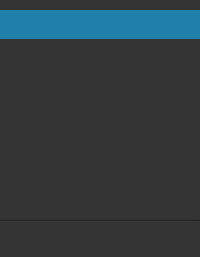
     <widget class="QFrame" name="frame">
      <property name="sizePolicy">
       <sizepolicy hsizetype="Preferred" vsizetype="Expanding">
        <horstretch>0</horstretch>
        <verstretch>0</verstretch>
       </sizepolicy>
      </property>
      <property name="minimumSize">
       <size>
        <width>0</width>
        <height>0</height>
       </size>
      </property>
      <property name="styleSheet">
       <string notr="true">background-color: #333;</string>
      </property>
      <property name="frameShape">
       <enum>QFrame::NoFrame</enum>
      </property>
      <property name="frameShadow">
       <enum>QFrame::Plain</enum>
      </property>
      <property name="lineWidth">
       <number>0</number>
      </property>
      <layout class="QVBoxLayout" name="verticalLayout_18">
       <property name="spacing">
        <number>5</number>
       </property>
       <property name="leftMargin">
        <number>0</number>
       </property>
       <property name="topMargin">
        <number>10</number>
       </property>
       <property name="rightMargin">
        <number>0</number>
       </property>
       <property name="bottomMargin">
        <number>0</number>
       </property>
       <item>
        <widget class="QToolButton" name="disButton_2">
         <property name="sizePolicy">
          <sizepolicy hsizetype="Preferred" vsizetype="Fixed">
           <horstretch>0</horstretch>
           <verstretch>0</verstretch>
          </sizepolicy>
         </property>
         <property name="toolTip">
          <string notr="true">Disassembly</string>
         </property>
         <property name="styleSheet">
          <string notr="true">QToolButton { /* all types of tool button */
     border: 5px solid #333;
     border-left: 10px solid #333;
	 border-right: 10px solid #333;
     border-radius: 0px;
     background-color: #333;
 }

QToolButton:hover {
     border: 5px solid #444;
     border-radius: 0px;
     background-color: #444;
 }

QToolButton:checked {
     border: 5px solid #2180a9;
     border-radius: 0px;
     background-color: #2180a9;
}

QToolTip {
	background-color: #444;
	border: 3px solid #444;
	color: rgb(232, 232, 232);
}</string>
         </property>
         <property name="text">
          <string notr="true"/>
         </property>
         <property name="icon">
          <iconset resource="../resources.qrc">
           <normaloff>:/new/prefix1/img/icons/disas_light.png</normaloff>
           <activeon>:/new/prefix1/img/icons/disas_white.png</activeon>:/new/prefix1/img/icons/disas_light.png</iconset>
         </property>
         <property name="checkable">
          <bool>true</bool>
         </property>
         <property name="checked">
          <bool>true</bool>
         </property>
         <property name="autoExclusive">
          <bool>false</bool>
         </property>
         <attribute name="buttonGroup">
          <string notr="true">buttonGroup</string>
         </attribute>
        </widget>
       </item>
       <item>
        <widget class="QToolButton" name="graphButton_2">
         <property name="sizePolicy">
          <sizepolicy hsizetype="Preferred" vsizetype="Fixed">
           <horstretch>0</horstretch>
           <verstretch>0</verstretch>
          </sizepolicy>
         </property>
         <property name="toolTip">
          <string notr="true">Graph</string>
         </property>
         <property name="styleSheet">
          <string notr="true">QToolButton { /* all types of tool button */
     border: 5px solid #333;
     border-left: 10px solid #333;
	 border-right: 10px solid #333;
     border-radius: 0px;
     background-color: #333;
 }

QToolButton:hover {
     border: 5px solid #444;
     border-radius: 0px;
     background-color: #444;
 }

QToolButton:checked {
     border: 5px solid #2180a9;
     border-radius: 0px;
     background-color: #2180a9;
}

QToolTip {
	background-color: #444;
	border: 3px solid #444;
	color: rgb(232, 232, 232);
}</string>
         </property>
         <property name="text">
          <string/>
         </property>
         <property name="icon">
          <iconset resource="../resources.qrc">
           <normaloff>:/new/prefix1/img/icons/graph_light.png</normaloff>
           <activeon>:/new/prefix1/img/icons/graph_white.png</activeon>:/new/prefix1/img/icons/graph_light.png</iconset>
         </property>
         <property name="checkable">
          <bool>true</bool>
         </property>
         <property name="autoExclusive">
          <bool>false</bool>
         </property>
         <attribute name="buttonGroup">
          <string notr="true">buttonGroup</string>
         </attribute>
        </widget>
       </item>
       <item>
        <widget class="QToolButton" name="hexButton_2">
         <property name="sizePolicy">
          <sizepolicy hsizetype="Preferred" vsizetype="Fixed">
           <horstretch>0</horstretch>
           <verstretch>0</verstretch>
          </sizepolicy>
         </property>
         <property name="toolTip">
          <string notr="true">Hexdump</string>
         </property>
         <property name="styleSheet">
          <string notr="true">QToolButton { /* all types of tool button */
     border: 5px solid #333;
     border-left: 10px solid #333;
	 border-right: 10px solid #333;
     border-radius: 0px;
     background-color: #333;
 }

QToolButton:hover {
     border: 5px solid #444;
     border-radius: 0px;
     background-color: #444;
 }

QToolButton:checked {
     border: 5px solid #2180a9;
     border-radius: 0px;
     background-color: #2180a9;
}

QToolTip {
	background-color: #444;
	border: 3px solid #444;
	color: rgb(232, 232, 232);
}</string>
         </property>
         <property name="text">
          <string/>
         </property>
         <property name="icon">
          <iconset resource="../resources.qrc">
           <normaloff>:/new/prefix1/img/icons/hexdump_light.png</normaloff>
           <activeon>:/new/prefix1/img/icons/hexdump_white.png</activeon>:/new/prefix1/img/icons/hexdump_light.png</iconset>
         </property>
         <property name="checkable">
          <bool>true</bool>
         </property>
         <property name="autoExclusive">
          <bool>false</bool>
         </property>
         <attribute name="buttonGroup">
          <string notr="true">buttonGroup</string>
         </attribute>
        </widget>
       </item>
       <item>
        <spacer name="verticalSpacer_6">
         <property name="orientation">
          <enum>Qt::Vertical</enum>
         </property>
         <property name="sizeHint" stdset="0">
          <size>
           <width>20</width>
           <height>40</height>
          </size>
         </property>
        </spacer>
       </item>
       <item>
        <widget class="QToolButton" name="previewToolButton_2">
         <property name="toolTip">
          <string notr="true">Show/Hide preview panel</string>
         </property>
         <property name="styleSheet">
          <string notr="true">QToolButton { /* all types of tool button */
     border: 5px solid #333;
     border-left: 10px solid #333;
	 border-right: 10px solid #333;
     border-radius: 0px;
     background-color: #333;
 }

QToolButton:hover {
     border: 5px solid #444;
     border-left: 10px solid #444;
	 border-right: 10px solid #444;
     border-radius: 0px;
     background-color: #444;
 }

QToolButton:pressed {
     border: 5px solid #2180a9;
     border-left: 10px solid #2180a9;
	 border-right: 10px solid #2180a9;
     border-radius: 0px;
     background-color: #2180a9;
}

QToolButton:checkeds {
     border: 5px solid #2180a9;
     border-left: 10px solid #2180a9;
	 border-right: 10px solid #2180a9;
     border-radius: 0px;
     background-color: #2180a9;
}

QToolTip {
	background-color: #444;
	border: 3px solid #444;
	color: rgb(232, 232, 232);
}</string>
         </property>
         <property name="text">
          <string notr="true"/>
         </property>
         <property name="icon">
          <iconset resource="../resources.qrc">
           <normaloff>:/new/prefix1/img/icons/eye.png</normaloff>
           <activeon>:/new/prefix1/img/icons/eye_white.png</activeon>:/new/prefix1/img/icons/eye.png</iconset>
         </property>
         <property name="checkable">
          <bool>true</bool>
         </property>
         <property name="checked">
          <bool>true</bool>
         </property>
        </widget>
       </item>
       <item>
        <widget class="QToolButton" name="memSideToolButton">
         <property name="toolTip">
          <string notr="true">Show/Hide memory sidebar</string>
         </property>
         <property name="styleSheet">
          <string notr="true">QToolButton { /* all types of tool button */
     border: 5px solid #333;
     border-left: 10px solid #333;
	 border-right: 10px solid #333;
     border-radius: 0px;
     background-color: #333;
 }

QToolButton:hover {
     border: 5px solid #444;
     border-left: 10px solid #444;
	 border-right: 10px solid #444;
     border-radius: 0px;
     background-color: #444;
 }

QToolButton:pressed {
     border: 5px solid #2180a9;
     border-left: 10px solid #2180a9;
	 border-right: 10px solid #2180a9;
     border-radius: 0px;
     background-color: #2180a9;
}

QToolButton:checkeds {
     border: 5px solid #2180a9;
     border-left: 10px solid #2180a9;
	 border-right: 10px solid #2180a9;
     border-radius: 0px;
     background-color: #2180a9;
}

QToolTip {
	background-color: #444;
	border: 3px solid #444;
	color: rgb(232, 232, 232);
}</string>
         </property>
         <property name="text">
          <string notr="true"/>
         </property>
         <property name="icon">
          <iconset resource="../resources.qrc">
           <normaloff>:/new/prefix1/img/icons/right.png</normaloff>:/new/prefix1/img/icons/right.png</iconset>
         </property>
         <property name="checkable">
          <bool>true</bool>
         </property>
        </widget>
       </item>
       <item>
        <widget class="Line" name="line">
         <property name="orientation">
          <enum>Qt::Horizontal</enum>
         </property>
        </widget>
       </item>
       <item>
        <widget class="QToolButton" name="memSettingsButton_2">
         <property name="toolTip">
          <string notr="true">Settings</string>
         </property>
         <property name="styleSheet">
          <string notr="true">QToolButton { /* all types of tool button */
     border: 5px solid #333;
     border-left: 10px solid #333;
	 border-right: 10px solid #333;
     border-radius: 0px;
     background-color: #333;
 }

QToolButton:hover {
     border: 5px solid #444;
     border-radius: 0px;
     background-color: #444;
 }

QToolButton:pressed {
     border: 5px solid #2180a9;
     border-radius: 0px;
     background-color: #2180a9;
}

QToolTip {
	background-color: #444;
	border: 3px solid #444;
	color: rgb(232, 232, 232);
}</string>
         </property>
         <property name="text">
          <string/>
         </property>
         <property name="icon">
          <iconset resource="../resources.qrc">
           <normaloff>:/new/prefix1/img/icons/cog_light.png</normaloff>:/new/prefix1/img/icons/cog_light.png</iconset>
         </property>
         <property name="popupMode">
          <enum>QToolButton::InstantPopup</enum>
         </property>
         <property name="autoRaise">
          <bool>true</bool>
         </property>
        </widget>
       </item>
      </layout>
     </widget>
